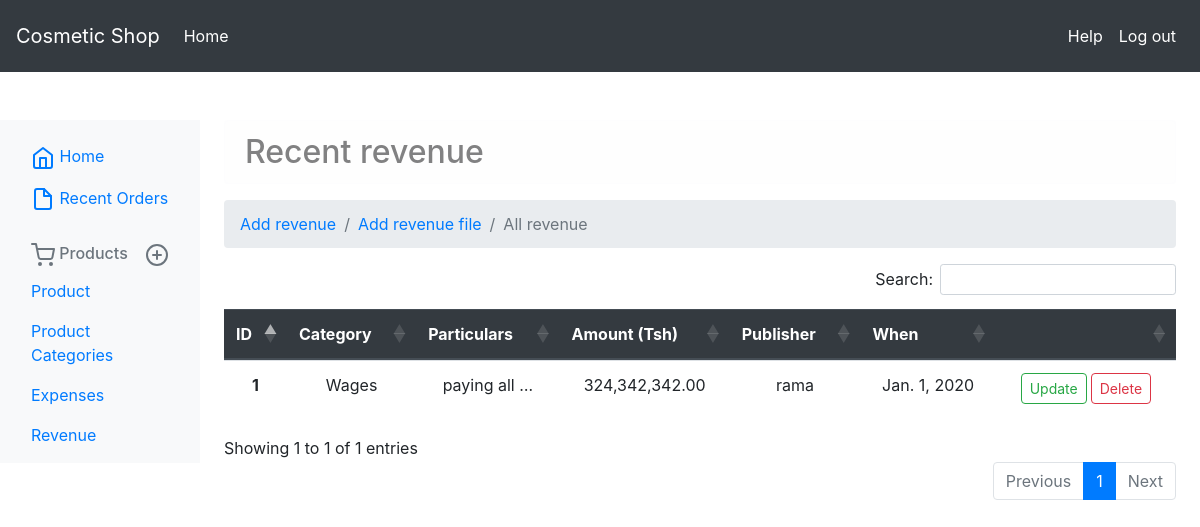
The app's page /manage/revenue-list/ (signed in) with its own data.
### manage/models.py (models this page shows)
class Revenue(models.Model):
    category = models.CharField(max_length=100, blank=True, null=True)
    particulars = models.CharField(max_length=500, blank=True, null=True)
    amount = models.DecimalField(max_length=9, decimal_places=2, max_digits=11)
    date = models.DateField(blank=True, null=True)
    publisher = models.ForeignKey(User, on_delete=models.DO_NOTHING, related_name='revenue_pub')
    created = models.DateTimeField(auto_now_add=True)
    updated = models.DateTimeField(auto_now=True, null=True)

### auths/models.py (models this page shows)
class User(AbstractUser):
    is_pos = models.BooleanField(default=False, blank=True, null=True)
    is_manager = models.BooleanField(default=False, blank=True, null=True)
    is_super_manager = models.BooleanField(default=False, blank=True, null=True)
    is_admin = models.BooleanField(default=False)

### manage/views.py (the view)
# urls.py: path('revenue-list/', views.RevenueListView.as_view(), name='list_revenue'),
@method_decorator([login_required, manager_required], name='dispatch')
class RevenueListView(generic.ListView):
    model = Revenue
    template_name = 'manage/product/revenue/list.html'
    context_object_name = 'revenus'

### manage/templates/manage/product/revenue/list.html (shortened to what this page needs)
{% extends 'manage/base.html' %}
{% load humanize %}
{% block ext %}
    {% block extra_css %}
    <link rel="stylesheet" href="https://cdnjs.cloudflare.com/ajax/libs/twitter-bootstrap/4.1.3/css/bootstrap.css">
    <link rel="stylesheet" href="https://cdn.datatables.net/1.10.21/css/dataTables.bootstrap4.min.css">
    <link href="https://stackpath.bootstrapcdn.com/font-awesome/4.7.0/css/font-awesome.min.css" rel="stylesheet">
    <link rel="stylesheet" href="https://cdnjs.cloudflare.com/ajax/libs/tempusdominus-bootstrap-4/5.1.2/css/tempusdominus-bootstrap-4.min.css" />
{% endblock %}
{% endblock %}
{% block products %}
<div class="alert alert-light h2">Recent revenue</div>
    <nav aria-label="breadcrumb">
  <ol class="breadcrumb">
    <li class="breadcrumb-item"><a href="{% url 'manage:add_revenue' %}">Add revenue</a></li>
      <li class="breadcrumb-item"><a href="{% url 'manage:add_revenue_from_file' %}">Add revenue file</a></li>
    <li class="breadcrumb-item active" aria-current="page">All revenue</li>
  </ol>
</nav>
    {% if object_list %}
            <table class="table text-center" id="shop_table">
  <thead class="thead-dark">
    <tr>
      <th scope="col">ID</th>
      <th scope="col">Category</th>
      <th scope="col">Particulars</th>
      <th scope="col">Amount (Tsh)</th>
      <th scope="col">Publisher</th>
      <th scope="col">When</th>
      {% if not user.is_pos %}<th></th>{% endif %}
    </tr>
  </thead>
  <tbody>
  {% for res in object_list %}
    <tr>
      <th scope="row">{{ res.id }}</th>
      <td>{{ res.category|truncatewords_html:2 }}</td>
      <td>{{ res.particulars|truncatewords_html:2 }}</td>
      <td>{{ res.amount|intcomma }}</td>
      <td>{{ res.publisher }}</td>
      <td>{{ res.date }}</td>
      {% if not user.is_pos %}<td><span class="mr-1"><a class="btn btn-sm btn-outline-success rounded" href="{% url 'manage:update_revenue' res.pk %}">Update</a></span><span><a class="btn btn-sm btn-outline-danger rounded" href="{% url 'manage:delete_revenue' res.id %}">Delete</a> </span></td>{% endif %}
    </tr>
  {% endfor %}
  </tbody>
</table>
    {% else %}
        <div class="alert alert-danger">No revenue recorded yet!</div>
    {% endif %}
{% endblock %}

### records on screen
Revenue: id "1", category "Wages", particulars "paying all …", amount "324,342,342.00", publisher "rama", date "Jan. 1, 2020"
